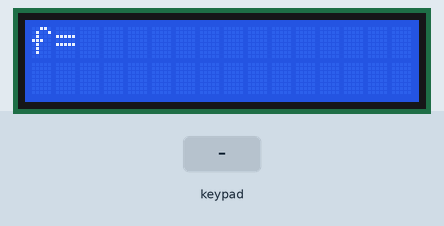
Bench run of a sketch on a simulated Arduino Uno, built with avr-gcc and run on an emulated ATmega328P. Parts: 16×2 character LCD. Inputs (shaded band) come from the test bench.

Above: at 4.2 s.
4.3 s: keypad keys 7 6 5 4 * pressed 0.4 s apart
At 6.8 s:
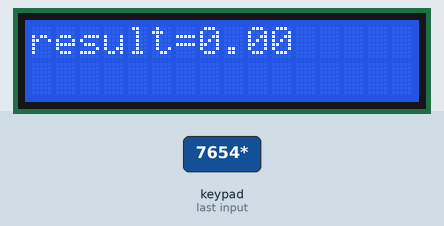
9.3 s: key 'C' pressed
At 11.8 s:
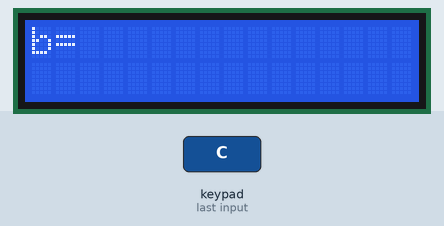
12.3 s: key '#' pressed
At 12.9 s:
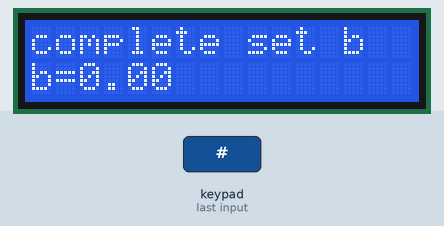
13.8 s: keypad keys 7 6 5 4 D pressed 0.4 s apart
At 16.4 s:
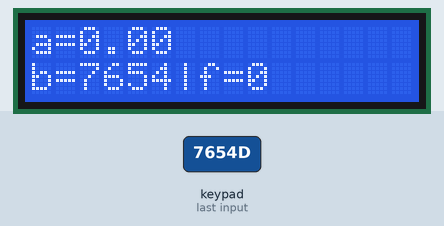
17.3 s: key '*' pressed
At 17.7 s:
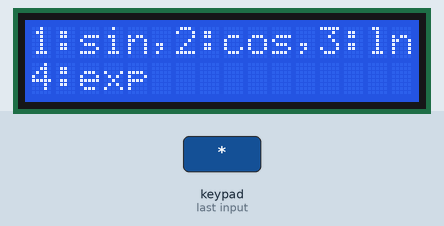
20.3 s: keypad keys 7 6 5 4 # pressed 0.4 s apart
At 22.6 s:
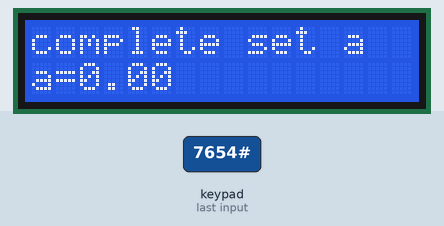
Timing chart, 0 to 24.1 s (numbered marks = the images above; inputs shaded):
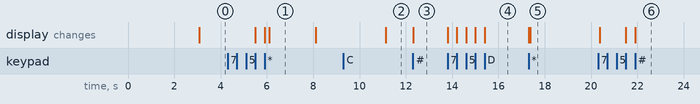

The sketch:

trapezium_method.ino
```cpp
#include <Keypad.h>
#include <LiquidCrystal.h>
#include <math.h>

//Создание экземпряла класса "жк-дисплей"
LiquidCrystal lcd(13, 12, 11, 10, 9, 8);

/*
	Команды
    C - очистка
    # - ввод для переменных a, b, f
    D - детали значений переменных
    A - обнуление переменных
*/

//Переменные для записи промежутка
double a = 0.0;
double b = 0.0;

//Результат
double result;

//Количество разбиений
int n = 1000;

//переменная выбора f
int select;

//переменные дял ввода значений
char customKey_select;
char customKey1;
char customKey2;

const byte ROWS = 4;
const byte COLS = 4;

//Установление значений клавиатуры
char keys[ROWS][COLS] = {
{'1','2','3','A'},
{'4','5','6','B'},
{'7','8','9','C'},
{'*','0','#','D'}
};
byte rowPins[ROWS] = {7,6,5,4};
byte colPins[COLS] = {3,2,1,0};


//Функции
double f_sin(double x)
{
   return sin(x);
}

double f_cos(double x)
{
   return cos(x);
}

double f_ln(double x)
{
   return log(x);
}

double f_exp(double x)
{
   return exp(x);
}

//Указатель на функцию
double(*select_f)(double);

//Функция для выбора математической функции
void select_func(int select)
{
  if(select >= 1 && select <=5)
  {
    switch(select)
    {
      case 1:
      {
        select_f = f_sin;
        break;
      }

      case 2:
      {
        select_f = f_cos;
        break;
      }

      case 3:
      {
        select_f = f_ln;
        break;
      }

      case 4:
      {
        select_f = f_exp;
        break;
      }
    }
  }
}

//функция вычисления методом трапеций
double trapezoid(float a, float b, int n){
  float h = (b - a) / n;
  double sum = 0.0;
  for(int i = 1; i < n; i++){
      double x = a + h*i;

      sum += select_f(x);
  }
  sum += (select_f(a) + select_f(b)) / 2.0;
  sum *= h;
  return sum;
};

//Функции для вывода информации
void info()
{
  lcd.clear();
  lcd.print("");
  lcd.print("1:sin,2:cos,3:ln");

  lcd.setCursor(0, 1);
  lcd.print("4:exp");
  delay(3000);
  lcd.clear();
}

//Функция показа значений переменных
void view_set_values()
{
  	//Очистить дисплей, поставить курсор в положение (0,0)
  	//и вывести переменные для установки положение
    lcd.clear();
    lcd.setCursor(0, 0);
    lcd.print("a=");
    lcd.setCursor(2, 0);
    lcd.print(double(a));

    lcd.setCursor(0, 1);
    lcd.print("b=");
    lcd.setCursor(2, 1);
    lcd.print(double(b));

    lcd.setCursor(6, 1);
    lcd.print("|f=");
    lcd.setCursor(9, 1);
    lcd.print(select);
}

//Функция вывода результатов и обнуление
//переменных для следующего ввода
void results()
{
    lcd.clear();
    result = trapezoid(a, b, n);
    lcd.setCursor(0,0);
    lcd.print("result=");
    lcd.setCursor(7,0);
    lcd.print(result);
    delay(2000);
    lcd.clear();
    a = 0.0;
    b = 0.0;
    result = 0.0;
    select = 0;
    select_f = nullptr; //Нулевой указатель
    info();
}

//Функция обнуления переменных
void clean_var()
{
    a = 0.0;
    b = 0.0;
    result = 0.0;
    select = 0;
    select_f = nullptr; //Нулевой указатель
}


//объект класса Keypad
Keypad customKeypad = Keypad( makeKeymap(keys), rowPins, colPins, ROWS, COLS);

void setup()
{
  lcd.begin(16, 2);
  info();
}

void loop()
{
    // Выбрать функцию
    lcd.print("f=");
    while(1)
    {
      // Получение значений ввода
      customKey_select = customKeypad.getKey();
      if (customKey_select >='1' && customKey_select <='4')
      {
        select = select*10 + (customKey_select -'0');
       	select_func(int(select));
        lcd.setCursor(2,0);
        lcd.print(select);
        lcd.clear();
        break;

      }
      if(customKey_select == 'A')
      {
          clean_var();
          lcd.clear();
          select_f = nullptr;
          break;
      }
      // Очистка
      if (customKey_select == 'C')
      {
        lcd.clear();
        break;
      }
      // Вывети переменные и их значения
      if (customKey_select == 'D')
      {
        view_set_values();
      }
      if (customKey_select == '#')
      {
        lcd.clear();
        lcd.print("complete set f");
        lcd.setCursor(0, 1);
        lcd.print("f=");
        lcd.setCursor(2, 1);
        lcd.print(select);
      }
    }

    //Установка a
    lcd.print("a=");
    while(1)
    {
      customKey1 = customKeypad.getKey();
      if(customKey1 == 'C')
      {
        lcd.clear();
        break;
      }

      if(customKey1 == 'A')
      {
          clean_var();
          lcd.clear();
          select_f = nullptr;
          break;
      }

      if (customKey1 >='0' && customKey1 <='9')
      {
        a = a*10 + (customKey1 -'0');
        lcd.setCursor(2,0);
        lcd.print(a);
      }

      if (customKey1 == 'D')
      {
        view_set_values();
      }

       if (customKey1 == '#')
       {
         lcd.clear();
         lcd.print("complete set a");
         lcd.setCursor(0, 1);
         lcd.print("a=");
         lcd.setCursor(2, 1);
         lcd.print(a);
       }

       if (customKey1 == '*')
       {
           results();
       }
    }

    //Установка b
    lcd.print("b=");
    while(1)
    {
      customKey2 = customKeypad.getKey();
      if(customKey2 == 'C')
      {
          lcd.clear();
          break;
      }
      if(customKey1 == 'A')
      {
          clean_var();
          lcd.clear();
          select_f = nullptr;
          break;
      }
      //Если введена цифра, то увеличивать ее значение дальше
      if (customKey2 >='0' && customKey2 <='9')
      {
        b = b*10 + (customKey2 -'0');
        lcd.setCursor(2,0);
        lcd.print(b);
      }

      if (customKey2 == 'D')
      {
        view_set_values();
      }

      if (customKey2 == '#')
      {
        lcd.clear();
        lcd.print("complete set b");
        lcd.setCursor(0, 1);
        lcd.print("b=");
        lcd.setCursor(2, 1);
        lcd.print(b);
      }

      if (customKey2 == '*')
      {
        results();
      }
    }
}
```

Measured:
- after the input at 4.3 s, the display: first changes after 1.2 s (image 1 shows a later state)
- after the input at 9.3 s, the display: changes after 1.8 s (image 2)
- after the input at 12.3 s, the display: changes at once (image 3)
- after the input at 13.8 s, the display: first changes at once (image 4 shows a later state)
- after the input at 17.3 s, the display: first changes at once (image 5 shows a later state)
- after the input at 20.3 s, the display: first differs from a run without the input after 1.2 s (image 6 shows a later state)
- what the display in image 1 shows lasts 2.0 s, from 6.1 s to 8.1 s
